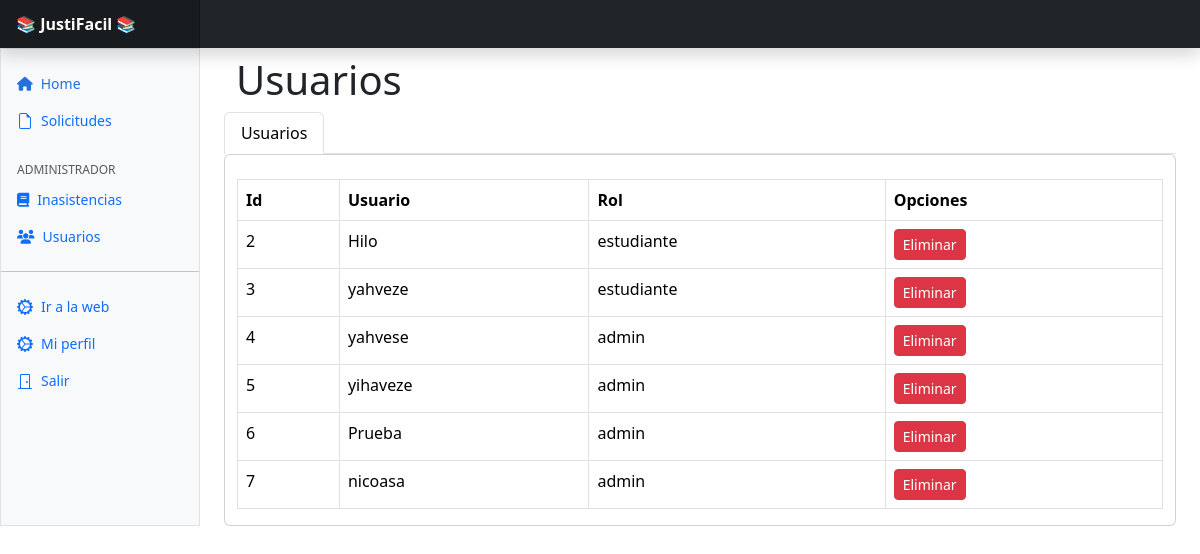
The app's page /administrador/usuario/, older data.
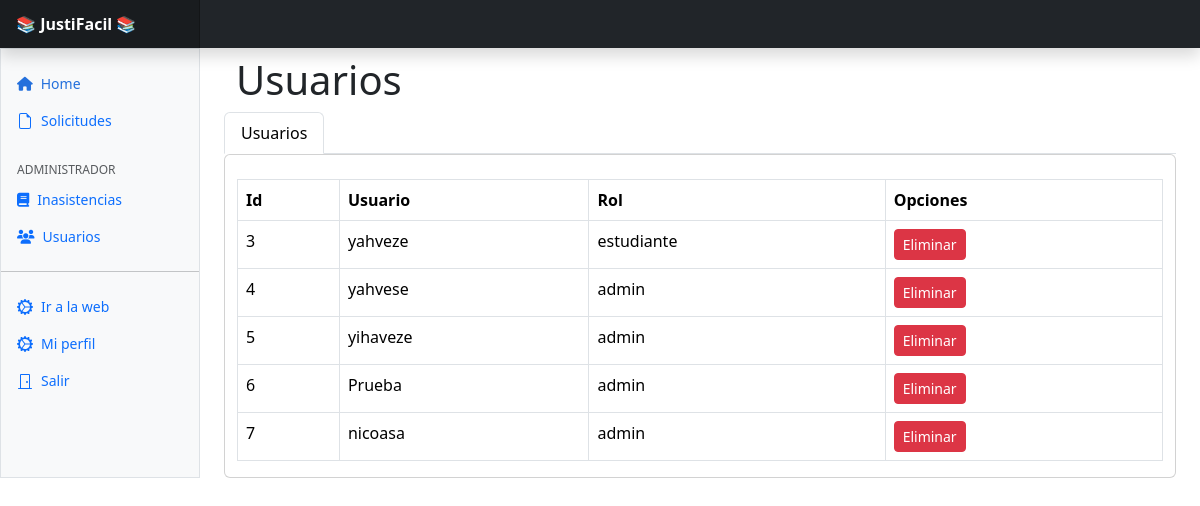
The same page, newer data.
### Inicio/models.py (models this page shows, shortened)
class UserProfile(models.Model):
    user = models.OneToOneField(get_user_model(), on_delete=models.CASCADE)
    role = models.CharField(max_length=20, choices=settings.ROLES)

### Inicio/routes/viewsAdmin.py (the view)
# urls.py: path('administrador/usuario/', viewsAdmin.admin_lista_usuario, name='admin_lista_usuario'),
def admin_lista_usuario(request):
    usuarios = UserProfile.objects.all()
    return render(request, 'administrador/usuario/index.html', {'usuarios': usuarios})

### Inicio/templates/administrador/usuario/index.html (shortened to what this page needs)
{% extends 'layouts/admin/app.html' %}
{% load static %}
{% block contenido %}
  <div class="container">
    <div class="row">
      <h1 class="mt-2">Usuarios</h1>
      <ul class="nav nav-tabs">
        <li class="nav-item">
          <a class="nav-link active" href="#">Usuarios</a>
        </li>
      </ul>
      <div class="card">
        <table class="table table-bordered mt-4">
          <thead>
            <tr>
              <th scope="col">Id</th>
              <th scope="col">Usuario</th>
              <th scope="col">Rol</th>
              <th scope="col">Opciones</th>
            </tr>
          </thead>
          <tbody>
            {% for usuario in usuarios %}
              <tr>
                <td>{{ usuario.id }}</td>
                <td>{{ usuario.user.username }}</td>
                <td>{{ usuario.role }}</td>
                <td>
                  <a href="{% url 'admin_delete_usuario' id=usuario.id %}" class="btn btn-danger btn-sm">Eliminar</a>
                </td>
              </tr>
            {% endfor %}
          </tbody>
        </table>
      </div>
    </div>
  </div>
{% endblock %}

Row changes from the older to the newer data that the page shows:
removed UserProfile: id "2", user.username "Hilo", role "estudiante"
